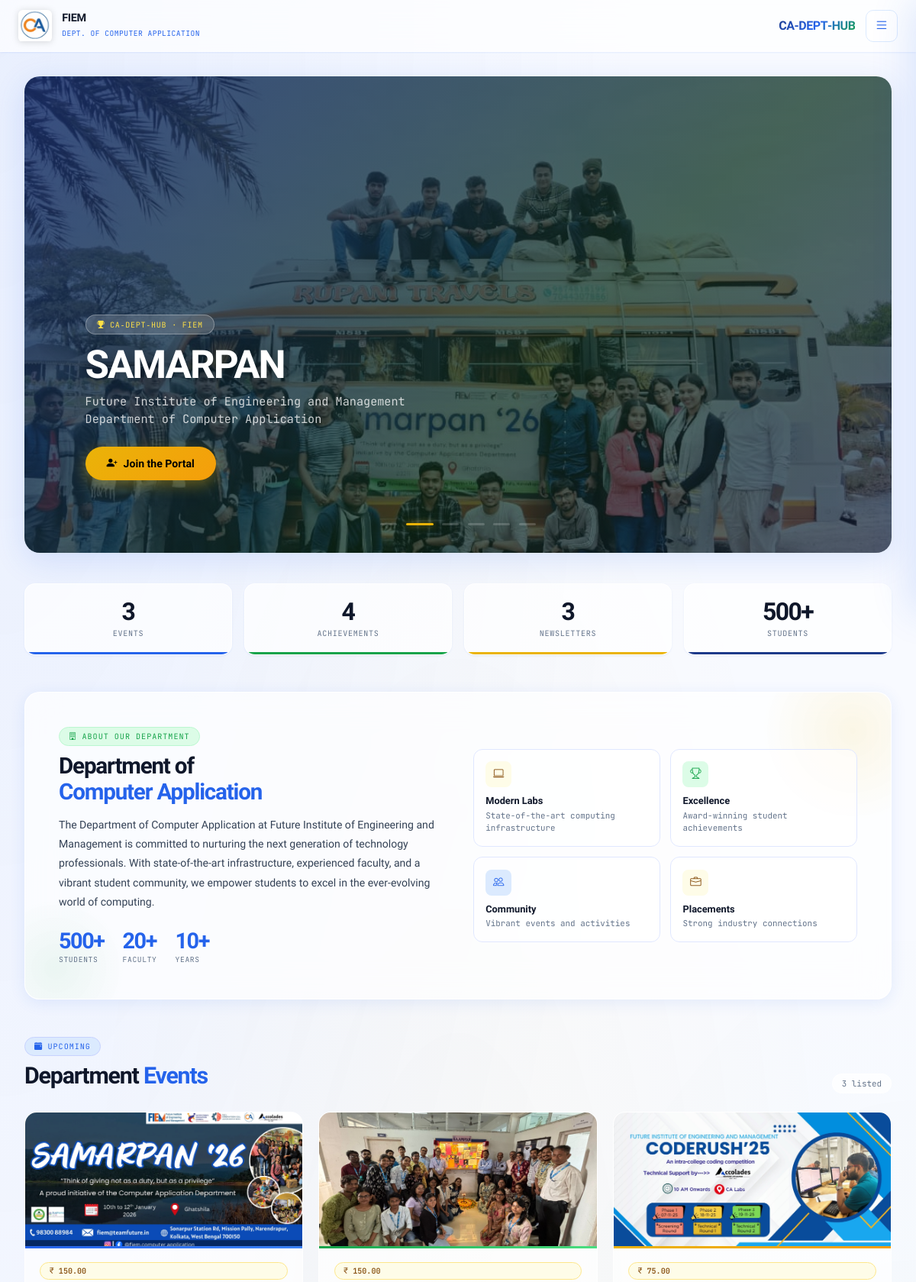
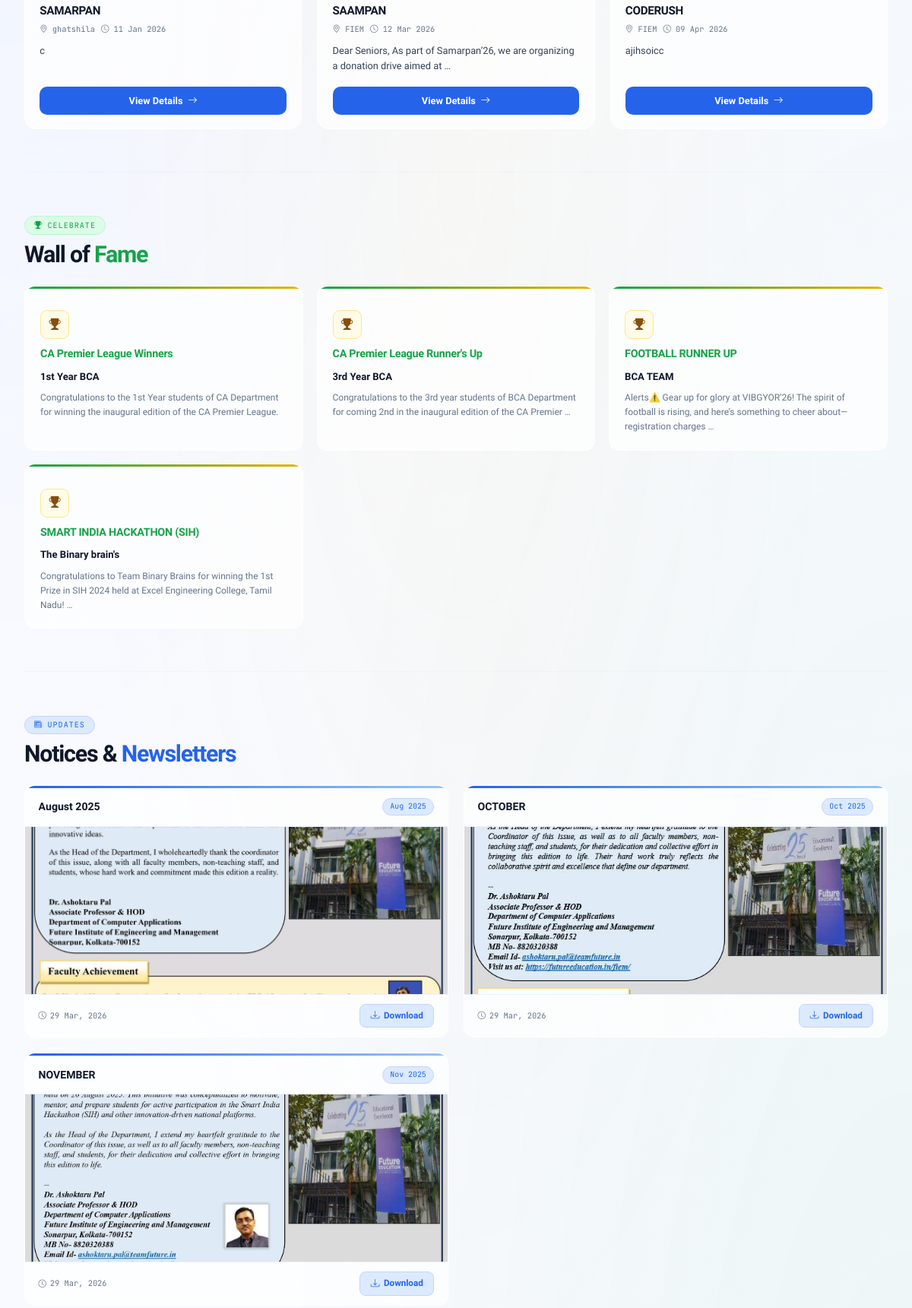
The page / (upper part) on the database its author committed (2 pictures, top to bottom).
### core/models.py (models this page shows, shortened)
class SliderImage(models.Model):
    title = models.CharField(max_length=100)
    image = models.ImageField(upload_to='sliders/')
    is_active = models.BooleanField(default=True)

class Achievement(models.Model):
    student_name = models.CharField(max_length=100)
    title = models.CharField(max_length=200)
    description = models.TextField()
    image = models.ImageField(upload_to='achievements/')
    date_awarded = models.DateField()

class MonthlyNewspaper(models.Model):
    title = models.CharField(max_length=100)
    month_year = models.DateField(help_text="Select any day in the month")
    pdf_file = models.FileField(upload_to='newspapers/')
    cover_image = models.ImageField(upload_to='newspaper_covers/', blank=True)
    uploaded_at = models.DateTimeField(auto_now_add=True)

### events/models.py (models this page shows, shortened)
class Event(models.Model):
    title = models.CharField(max_length=200)
    description = models.TextField()
    date = models.DateTimeField()
    venue = models.CharField(max_length=200)
    fee = models.DecimalField(max_digits=10, decimal_places=2, default=0.00)
    image = models.ImageField(upload_to='event_images/', blank=True, null=True)
    created_at = models.DateTimeField(auto_now_add=True)

### core/views.py (the view)
# urls.py: path('', home, name='home'),
def home(request):
    next_event = Event.objects.filter(date__gte=timezone.now()).order_by('date').first()  # Closest upcoming event
    context = {
        'next_event':    next_event,  # For countdown timer
        'sliders':       SliderImage.objects.filter(is_active=True),
        'events':        Event.objects.all().order_by('date')[:3],  # Latest 3 events
        'faculty':       Faculty.objects.all(),  # All faculty members
        'achievements':  Achievement.objects.all().order_by('-date_awarded')[:5],  # Latest 5 achievements
        'newsletters':   MonthlyNewspaper.objects.all().order_by('-uploaded_at')[:3],  # Latest 3 newsletters
    }
    return render(request, 'core/home.html', context)

### templates/core/home.html (shortened to what this page needs)
{% extends 'base.html' %}
{% block content %}
{% if sliders %}
<div class="hero-slider-wrap fade-up">
    <div id="heroSlider" class="carousel slide" data-bs-ride="carousel" data-bs-interval="2000">
        <div class="carousel-indicators">
            {% for slider in sliders %}
            <button type="button" data-bs-target="#heroSlider"
                data-bs-slide-to="{{ forloop.counter0 }}"
                {% if forloop.first %}class="active"{% endif %}
                aria-label="Slide {{ forloop.counter }}">
            </button>
            {% endfor %}
        </div>
        <div class="carousel-inner">
            {% for slider in sliders %}
            <div class="carousel-item {% if forloop.first %}active{% endif %}">
                <img src="{{ slider.image.url }}" alt="{{ slider.title }}">
                <div class="slider-gradient"></div>
                <div class="carousel-caption">
                    <div class="slider-pill"><i class="bi bi-trophy-fill"></i> CA‑DEPT‑HUB · FIEM</div>
                    <h2>{{ slider.title }}</h2>
                    <p>Future Institute of Engineering and Management<br>Department of Computer Application</p>
                    {% if not user.is_authenticated %}
                    <a href="{% url 'register' %}" class="slider-cta">
                        <i class="bi bi-person-plus-fill"></i> Join the Portal
                    </a>
                    {% else %}
                    <a href="{% url 'dashboard' %}" class="slider-cta">
                        <i class="bi bi-speedometer2"></i> My Dashboard
                    </a>
                    {% endif %}
                </div>
            </div>
            {% endfor %}
        </div>
    </div>
</div>
{% endif %}
<div class="stats-banner fade-up-1">
    <div class="stat-glass" style="--stat-color:var(--blue)">
        <div class="stat-val">{{ events|length }}</div>
        <div class="stat-lbl">Events</div>
    </div>
    <div class="stat-glass" style="--stat-color:var(--green)">
        <div class="stat-val">{{ achievements|length }}</div>
        <div class="stat-lbl">Achievements</div>
    </div>
    <div class="stat-glass" style="--stat-color:var(--yellow)">
        <div class="stat-val">{{ newsletters|length }}</div>
        <div class="stat-lbl">Newsletters</div>
    </div>
    <div class="stat-glass" style="--stat-color:var(--blue-deep)">
        <div class="stat-val">500+</div>
        <div class="stat-lbl">Students</div>
    </div>
</div>
<div class="dept-glass fade-up-2">
    <div class="dept-grid">
        <div>
            <div class="sec-label sec-label-green"><i class="bi bi-building"></i> About Our Department</div>
            <h2 class="dept-heading">Department of<br><span>Computer Application</span></h2>
            <p class="dept-desc">
                The Department of Computer Application at Future Institute of Engineering and Management
                is committed to nurturing the next generation of technology professionals. With
                state-of-the-art infrastructure, experienced faculty, and a vibrant student community,
                we empower students to excel in the ever-evolving world of computing.
            </p>
            <div class="dept-stats">
                <div>
                    <div class="dept-stat-val">500+</div>
                    <div class="dept-stat-lbl">Students</div>
                </div>
                <div>
                    <div class="dept-stat-val">20+</div>
                    <div class="dept-stat-lbl">Faculty</div>
                </div>
                <div>
                    <div class="dept-stat-val">10+</div>
                    <div class="dept-stat-lbl">Years</div>
                </div>
            </div>
        </div>
        <div class="features-grid">
            <div class="feature-tile">
                <div class="ft-icon" style="background:var(--yellow-pale);color:#854d0e"><i class="bi bi-laptop"></i></div>
                <div class="ft-name">Modern Labs</div>
                <div class="ft-desc">State-of-the-art computing infrastructure</div>
            </div>
            <div class="feature-tile">
                <div class="ft-icon" style="background:#dcfce7;color:var(--green)"><i class="bi bi-trophy"></i></div>
                <div class="ft-name">Excellence</div>
                <div class="ft-desc">Award-winning student achievements</div>
            </div>
            <div class="feature-tile">
                <div class="ft-icon" style="background:var(--blue-pale);color:var(--blue)"><i class="bi bi-people"></i></div>
                <div class="ft-name">Community</div>
                <div class="ft-desc">Vibrant events and activities</div>
            </div>
            <div class="feature-tile">
                <div class="ft-icon" style="background:var(--yellow-pale);color:#854d0e"><i class="bi bi-briefcase"></i></div>
                <div class="ft-name">Placements</div>
                <div class="ft-desc">Strong industry connections</div>
            </div>
        </div>
    </div>
</div>
<div class="fade-up">
    <div style="display:flex;align-items:flex-end;justify-content:space-between;margin-bottom:1.5rem;flex-wrap:wrap;gap:1rem">
        <div>
            <div class="sec-label sec-label-blue"><i class="bi bi-calendar-event-fill"></i> Upcoming</div>
            <h2 class="sec-title">Department <span>Events</span></h2>
        </div>
        <span style="font-family:var(--mono);font-size:.68rem;color:var(--muted);background:var(--glass);border:1px solid var(--glass-bd);border-radius:20px;padding:.25rem .75rem;backdrop-filter:blur(8px)">
            {{ events|length }} listed
        </span>
    </div>
    <div class="events-grid">
    {% for event in events %}
    <div class="event-glass-card {% cycle 'strip-blue' 'strip-green' 'strip-yellow' 'strip-mixed' %}">
        <div class="event-img-wrap">
            {% if event.image %}
            <img src="{{ event.image.url }}" class="event-img" alt="{{ event.title }}">
            {% else %}
            <div class="event-placeholder"><span>{{ event.title }}</span></div>
            {% endif %}
        </div>
        <div class="event-strip"></div>
        <div class="event-card-body">
            <div class="event-fee-tag"><i class="bi bi-currency-rupee"></i>{{ event.fee }}</div>
            <div class="event-title">{{ event.title }}</div>
            <div class="event-meta">
                {% if event.venue %}<span><i class="bi bi-geo-alt"></i> {{ event.venue }}</span>{% endif %}
                <span><i class="bi bi-clock"></i> {{ event.date|date:"d M Y" }}</span>
            </div>
            <p class="event-desc">{{ event.description|truncatewords:14 }}</p>
            <a href="{% url 'event_detail' event.id %}" class="event-view-btn">
                View Details <i class="bi bi-arrow-right"></i>
            </a>
        </div>
    </div>
    {% empty %}
    <div class="glass-empty">
        <i class="bi bi-calendar-x"></i>
        <p>no upcoming events — check back soon</p>
    </div>
    {% endfor %}
</div>
</div>
<hr class="sec-divider">
<div class="fade-up">
    <div style="margin-bottom:1.5rem">
        <div class="sec-label sec-label-green"><i class="bi bi-trophy-fill"></i> Celebrate</div>
        <h2 class="sec-title">Wall of <span style="color:var(--green)">Fame</span></h2>
    </div>
    <div class="ach-grid">
        {% for ach in achievements %}
        <div class="ach-glass">
            <div class="ach-trophy-icon"><i class="bi bi-trophy-fill"></i></div>
            <div class="ach-title">{{ ach.title }}</div>
            <div class="ach-student">{{ ach.student_name }}</div>
            <div class="ach-desc">{{ ach.description|truncatewords:20 }}</div>
        </div>
        {% empty %}
        <div class="glass-empty">
            <i class="bi bi-award"></i>
            <p>no achievements posted yet</p>
        </div>
        {% endfor %}
    </div>
</div>
<hr class="sec-divider">
<div class="fade-up">
    <div style="margin-bottom:1.5rem">
        <div class="sec-label sec-label-blue"><i class="bi bi-newspaper"></i> Updates</div>
        <h2 class="sec-title">Notices & <span>Newsletters</span></h2>
    </div>
    <div class="notices-grid">
        {% for news in newsletters %}
        <div class="notice-glass">
            <div class="notice-head">
                <span class="notice-title">{{ news.title }}</span>
                <span class="notice-month">{{ news.month_year|date:"M Y" }}</span>
            </div>
            {% if news.pdf_file %}
                {% if news.cover_image %}
                <a href="{{ news.pdf_file.url }}" target="_blank"
                   style="display:block;overflow:hidden;height:220px;position:relative;">
                    <img src="{{ news.cover_image.url }}"
                         alt="{{ news.title }}"
                         style="width:100%;height:100%;object-fit:cover;
                                transition:transform .35s ease;display:block;">
                    <div style="position:absolute;inset:0;
                                background:rgba(37,99,235,.0);
                                display:flex;align-items:center;justify-content:center;
                                transition:background .25s;"
                         onmouseover="this.style.background='rgba(37,99,235,.35)';
                                      this.previousElementSibling.style.transform='scale(1.05)'"
                         onmouseout="this.style.background='rgba(37,99,235,0)';
                                     this.previousElementSibling.style.transform='scale(1)'">
                    </div>
                </a>
                {% endif %}
            {% else %}
                <div class="notice-no-pdf">
                    <i class="bi bi-file-earmark-x"></i> No PDF attached
                </div>
            {% endif %}
            <div class="notice-foot">
                <span class="notice-date">
                    <i class="bi bi-clock"></i> {{ news.uploaded_at|date:"d M, Y" }}
                </span>
                {% if news.pdf_file %}
                <a href="{{ news.pdf_file.url }}" download class="notice-dl-btn">
                    <i class="bi bi-download"></i> Download
                </a>
                {% endif %}
            </div>
        </div>
        {% empty %}
        <div class="glass-empty" style="grid-column:1/-1">
            <i class="bi bi-newspaper"></i>
            <p>no newsletters uploaded yet</p>
        </div>
        {% endfor %}
    </div>
</div>
{% endblock %}

### templates/base.html (style rules this page uses)
:root { --blue-deep: #1e3a8a; --blue: #2563eb; --blue-mid: #3b82f6; --blue-lt: #93c5fd; --blue-pale: #dbeafe; --blue-ghost: rgba(37,99,235,.08); --green-deep: #14532d; --green: #16a34a; --green-lt: #4ade80; --yellow: #eab308; --yellow-lt: #fde047; --yellow-pale:#fefce8; --white: #ffffff; --off-white: #f8faff; --gray-50: #f0f4ff; --gray-100: #e0e7ff; --gray-200: #c7d2fe; --gray-500: #6b7280; --gray-700: #374151; --text: #0f172a; --text2: #334155; --muted: #64748b; --glass: rgba(255,255,255,0.7); --glass-2: rgba(255,255,255,0.5); --glass-bd: rgba(255,255,255,0.8); --shadow-sm: 0 1px 3px rgba(37,99,235,.06), 0 1px 2px rgba(37,99,235,.04); --shadow: 0 4px 20px rgba(37,99,235,.10); --shadow-lg: 0 10px 40px rgba(37,99,235,.15); --mono: 'JetBrains Mono', monospace; --sans: 'Plus Jakarta Sans', sans-serif; --topbar-h: 68px; --sidebar-w: 300px; }
*, *::before, *::after { box-sizing: border-box; margin: 0; padding: 0; }
html { scroll-behavior: smooth; }
body { font-family: var(--sans); background: var(--off-white); color: var(--text); min-height: 100vh; overflow-x: hidden; }
body::before { content: ''; position: fixed; inset: 0; background: radial-gradient(ellipse at 0% 0%, rgba(37,99,235,.07) 0%, transparent 50%), radial-gradient(ellipse at 100% 100%, rgba(22,163,74,.05) 0%, transparent 50%), radial-gradient(ellipse at 50% 50%, rgba(234,179,8,.04) 0%, transparent 60%); pointer-events: none; z-index: 0; }
.fade-up { animation: fadeUp .4s ease both; }
.fade-up-1 { animation: fadeUp .4s ease .06s both; }
.fade-up-2 { animation: fadeUp .4s ease .12s both; }

### rows shown on the page
SliderImage: image (picture), title "SAMARPAN"
Event: image (picture), fee "150.00", title "SAMARPAN", venue "ghatshila", date "11 Jan 2026", description "c"
Event: image (picture), fee "150.00", title "SAAMPAN", venue "FIEM", date "12 Mar 2026", description "Dear Seniors, As part of Samarpan’26, we are organizing a donation drive aimed at …"
Event: image (picture), fee "75.00", title "CODERUSH", venue "FIEM", date "09 Apr 2026", description "ajihsoicc"
Achievement: title "CA Premier League Winners", student_name "1st Year BCA", description "Congratulations to the 1st Year students of CA Department for winning the inaugural edition of the CA Premier League."
Achievement: title "CA Premier League Runner's Up", student_name "3rd Year BCA", description "Congratulations to the 3rd year students of BCA Department for coming 2nd in the inaugural edition of the CA Premier …"
Achievement: title "FOOTBALL RUNNER UP", student_name "BCA TEAM", description "Alerts⚠️ Gear up for glory at VIBGYOR’26! The spirit of football is rising, and here’s something to cheer about—registration charges …"
Achievement: title "SMART INDIA HACKATHON (SIH)", student_name "The Binary brain's", description "Congratulations to Team Binary Brains for winning the 1st Prize in SIH 2024 held at Excel Engineering College, Tamil Nadu! …"
MonthlyNewspaper: title "August 2025", month_year "Aug 2025", cover_image (picture), uploaded_at "29 Mar, 2026"
MonthlyNewspaper: title "OCTOBER", month_year "Oct 2025", cover_image (picture), uploaded_at "29 Mar, 2026"
MonthlyNewspaper: title "NOVEMBER", month_year "Nov 2025", cover_image (picture), uploaded_at "29 Mar, 2026"

### other values the page prints
{{ events|length }} "3"
{{ achievements|length }} "4"
{{ newsletters|length }} "3"
